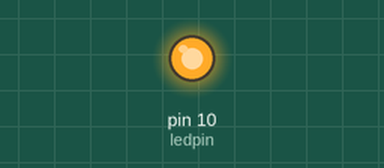
Bench run of a sketch on a simulated Arduino Uno, built with avr-gcc and run on an emulated ATmega328P. Parts: output pins drawn as LEDs (lit = HIGH).

Above: at 1.5 s.
At 4.5 s:
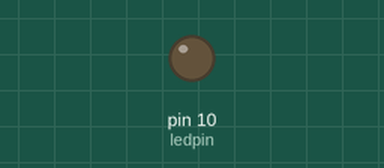
Timing chart, 0 to 7.8 s (numbered marks = the images above):
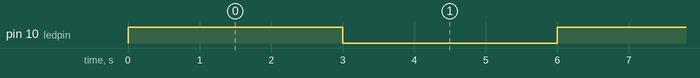

The sketch:

blink_led.ino
```cpp
int ledpin = 10;

void setup () {
  pinMode(ledpin, OUTPUT);
}

void loop () {
  digitalWrite(ledpin, HIGH);
  delay(3000);
  digitalWrite(ledpin, LOW);
  delay(3000);
}
```

Measured:
- by itself, pin 10 (ledpin): alternates HIGH for 3.0 s and LOW for 3.0 s
